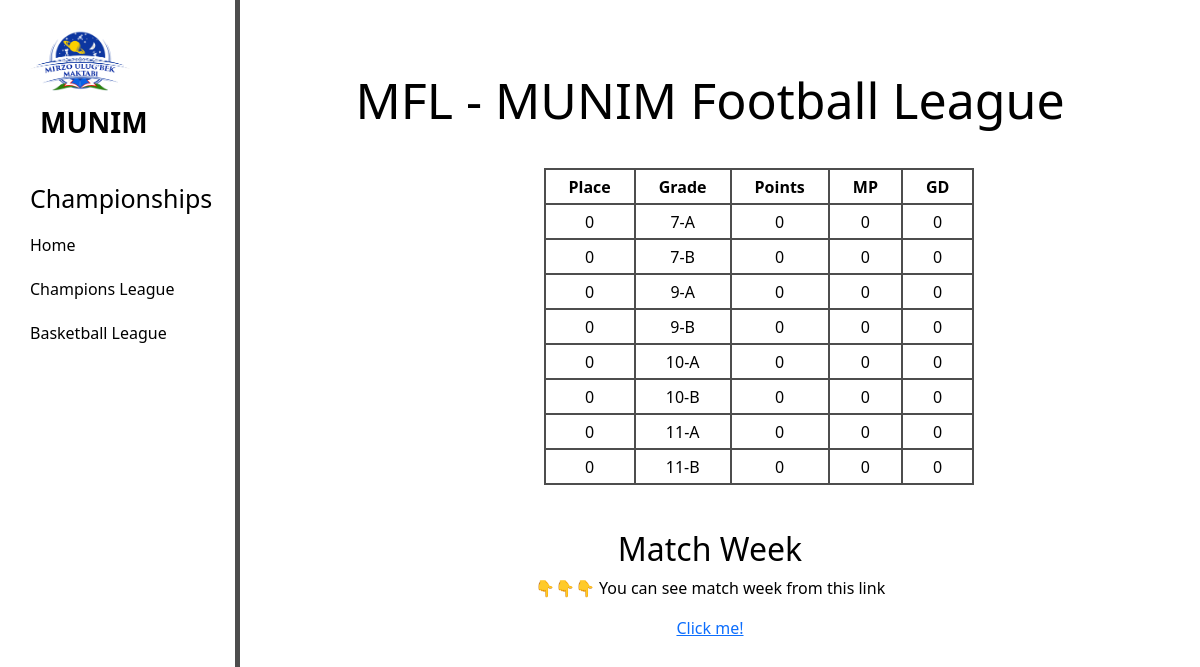
/mfl, run on the app's committed database.
### main/models.py (models this page shows, shortened)
class tatal(models.Model):
    place = models.IntegerField('Place')
    grade = models.CharField('Grade', max_length=10)
    points = models.IntegerField('Points')
    mtpl = models.IntegerField('Matches Played')
    gldf = models.IntegerField('Goals Difference')
    class Meta:
        verbose_name = 'Table'
        verbose_name_plural = 'Table'

### main/views.py (the view)
# urls.py: path('mfl', views.mfl),
def mfl(request):
    table = tatal.objects.all()
    link = lik.objects.all()
    return render(request, 'main/mfl.html', {'table':table, 'link':link})

### main/templates/main/mfl.html (shortened to what this page needs)
{% load static %}
<!DOCTYPE html>
<html lang="en">
<head>
  <link rel="stylesheet" href="https://cdn.jsdelivr.net/npm/bootstrap@5.2.3/dist/css/bootstrap.min.css">
  <link rel="stylesheet" href="{% static 'main/mfl.css' %}">
</head>
<body>
  <aside><div class="sec1">
    <img src="{% static 'main/logo.png' %}" alt="">
    <span class="logg">MUNIM</span>
    <h2>Championships</h2>
    <p><a href="/">Home</a></p>
    <p><a href="/mcl">Champions League</a></p>
    <p><a href="/mbl">Basketball League</a></p>
  </div></aside>
        <main><div class="sec3">
        <h1>MFL - MUNIM Football League</h1>
          <table>
            <tr>
              <th>Place</th>
              <th>Grade</th>
              <th>Points</th>
              <th>MP</th>
              <th>GD</th>
            </tr>
              {% for el in table %}
              <tr>
              <td>{{ el.place }}</td>
              <td>{{ el.grade }}</td>
              <td>{{ el.points }}</td>
              <td>{{ el.mtpl }}</td>
              <td>{{ el.gldf }}</td>
            </tr>
            {% endfor %}
          </table>
            <h2>Match Week</h2>
            <p>👇👇👇 You can see match week from this link</p>
            <a href="{% for el in link %} {{ el.link }} {% endfor %}">Click me!</a>
      </div></main>
</body>
</html>

### main/static/main/mfl.css (style rules this page uses)
body { background-color: #fff; }
aside { float: left; background-color: #fff; width: 20%; padding: 2.5%; height: 100vh; color: #000; border-right: 5px solid #4d4d4d; }
aside img { width: 100px; float: left; }
aside .logg { font-size: 28px; margin-left: 10px; font-weight: bold; position: relative; top: 10px; }
aside h2 { margin-top: 50px; font-size: 25px; }
aside p a { color: #000; display: block; margin-top: 20px; transition: transform 0.6s ease; text-decoration: none; }
main table { text-align: center; position: relative; left: 31.5%; top: 30px; }
table, th, td { border: 2px solid #4d4d4d; border-collapse: collapse; padding: 4.5px 23px; }
main .sec3 { float: left; color: black; margin-top: 70px; text-align: center; width: 75%; margin-left: 20px; }
main h1 { font-size: 50px; }
main h2 { margin-top: 75px; }

### data on the page
tatal: place "0", grade "7-A", points "0", mtpl "0", gldf "0"
tatal: place "0", grade "7-B", points "0", mtpl "0", gldf "0"
tatal: place "0", grade "9-A", points "0", mtpl "0", gldf "0"
tatal: place "0", grade "9-B", points "0", mtpl "0", gldf "0"
tatal: place "0", grade "10-A", points "0", mtpl "0", gldf "0"
tatal: place "0", grade "10-B", points "0", mtpl "0", gldf "0"
tatal: place "0", grade "11-A", points "0", mtpl "0", gldf "0"
tatal: place "0", grade "11-B", points "0", mtpl "0", gldf "0"
